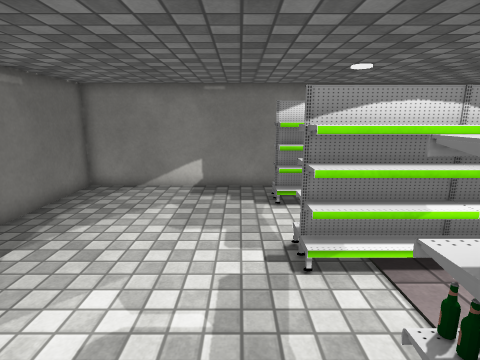
[1] (above)

16 first-person views from a walk through a scene from a Unity 3-D project. The camera is 1.5 m above the floor, tilts 12° down and sees 80° across. The floor is counted in squares, 0.5 m on a side. Each view is taken from the middle of a square. On the plan, view 1 faces up. The plan holds only what a view shows up to about 20 squares ahead; the rest is blank. The place goes on beyond the plan. The player is left out. Some surface patterns are stand-ins.

[2]
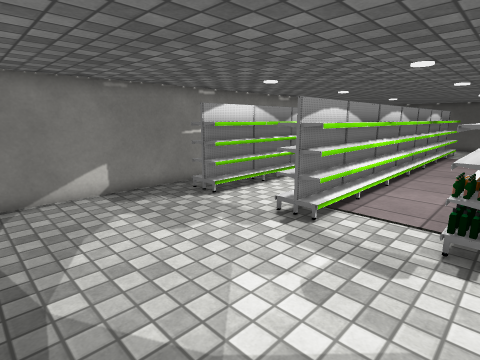

[3]
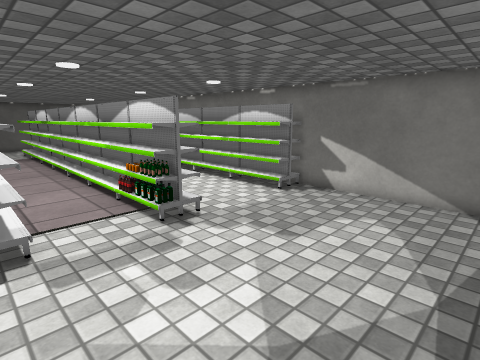

[4]
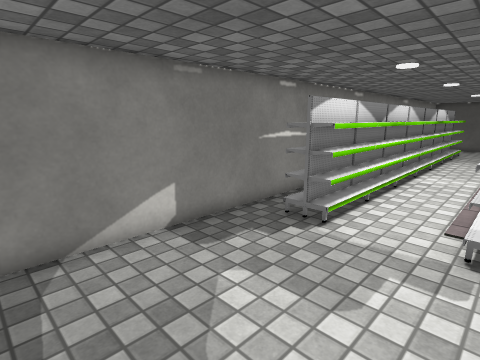

[5]
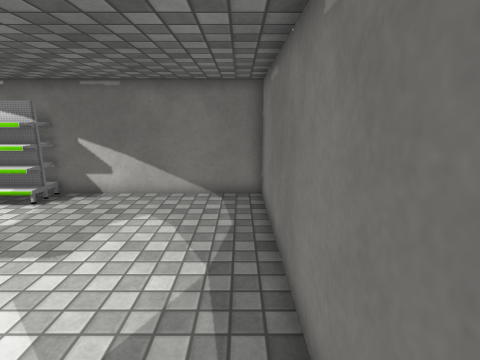

[6]
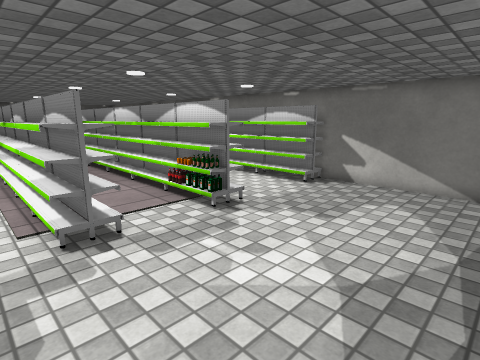

[7]
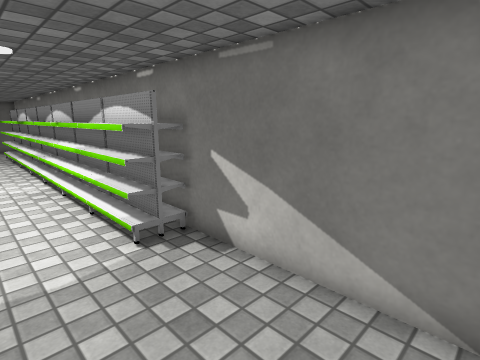

[8]
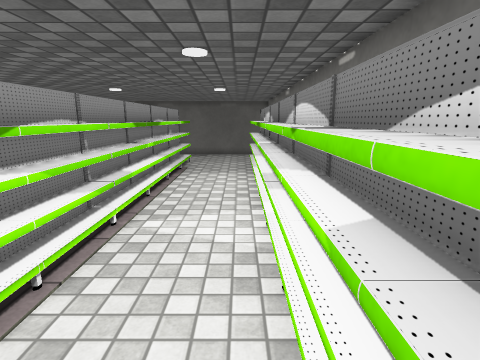

[9]
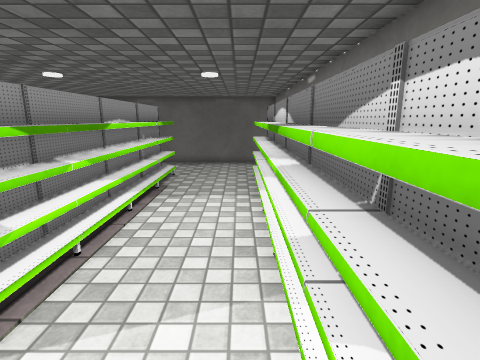

[10]
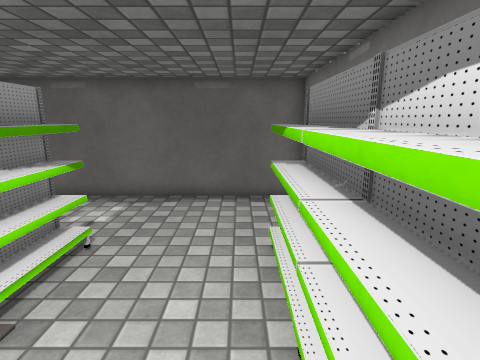

[11]
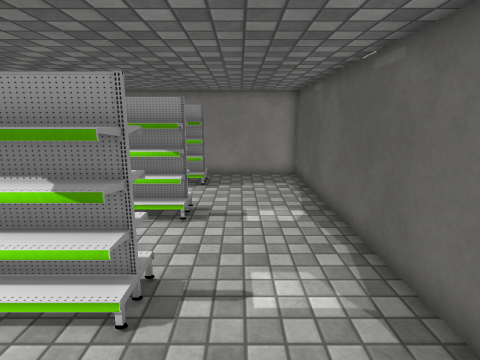

[12]
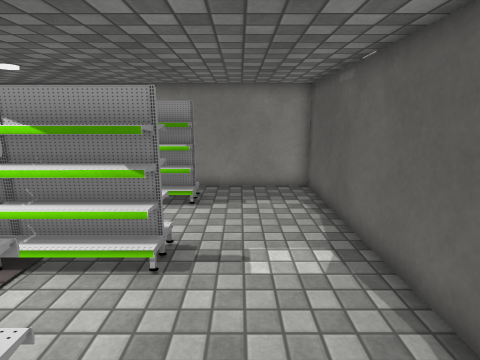

[13]
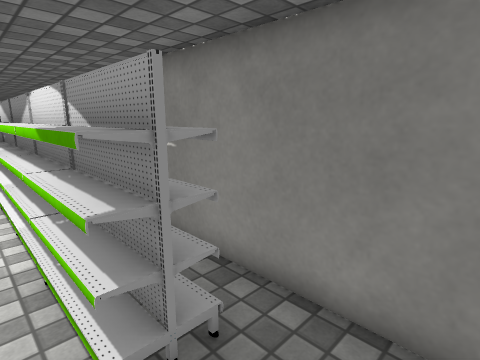

[14]
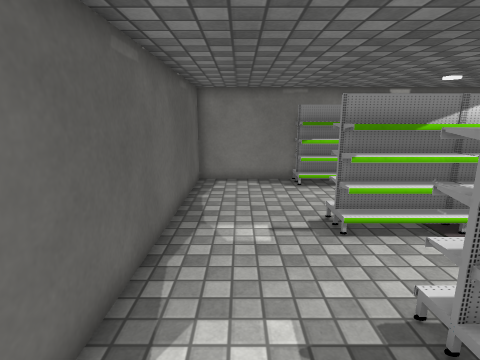

[15]
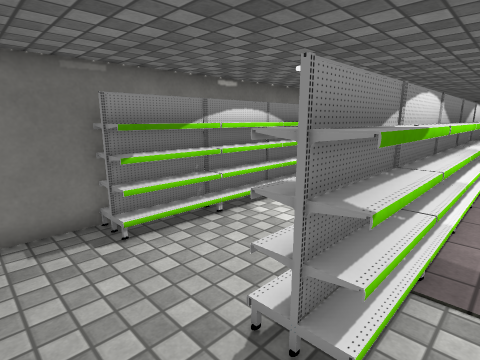

[16]
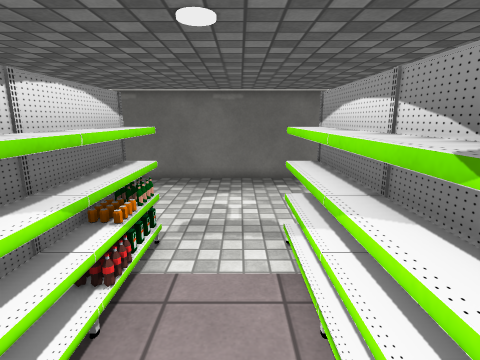

### Floor plan
Key: @ floor where view 1 was taken; # wall or solid block; . floor; = window, fence, low wall or low ledge.
Columns run from 7 left of view 1 to 28 right of it. Each row starts with its distance up from view 1.
 13 #############             ##########
 12 #..........                 .......#
 11 #.......=#####################=....#
 10 #.......=######################....#
  9 #..................................#
  8 #.........................    .....#
  7 #.......#=========            =....#
  6 #.......=#####################=....#
  5 #.......#=##################===....#
  4 #.......................    .......#
  3 #..................................#
  2 #.......#=##################==#....#
  1 #.......#######################....#
  0 #......@.==   =================....#
 -1 #..................................#
 -2 #..................................#
 -3 #..................................#
 -4 #.......=#####################=....#
 -5 ####################  ##############

Where each view was taken, in squares from view 1:
view 1: 0 up, 0 right, facing up
view 2: 1 up, 6 left, facing up-right
view 3: 6 up, 6 left, facing down-right
view 4: 6 up, 6 left, facing up-right
view 5: 6 up, 6 left, facing down
view 6: 8 up, 6 left, facing down-right
view 7: 1 down, 5 left, facing down-right
view 8: 3 down, 3 right, facing right
view 9: 3 down, 8 right, facing right
view 10: 3 down, 17 right, facing right
view 11: 3 down, 25 right, facing up
view 12: 0 up, 25 right, facing up
view 13: 9 up, 26 right, facing up-left
view 14: 9 up, 26 right, facing down
view 15: 3 up, 26 right, facing down-left
view 16: 4 up, 8 right, facing left
